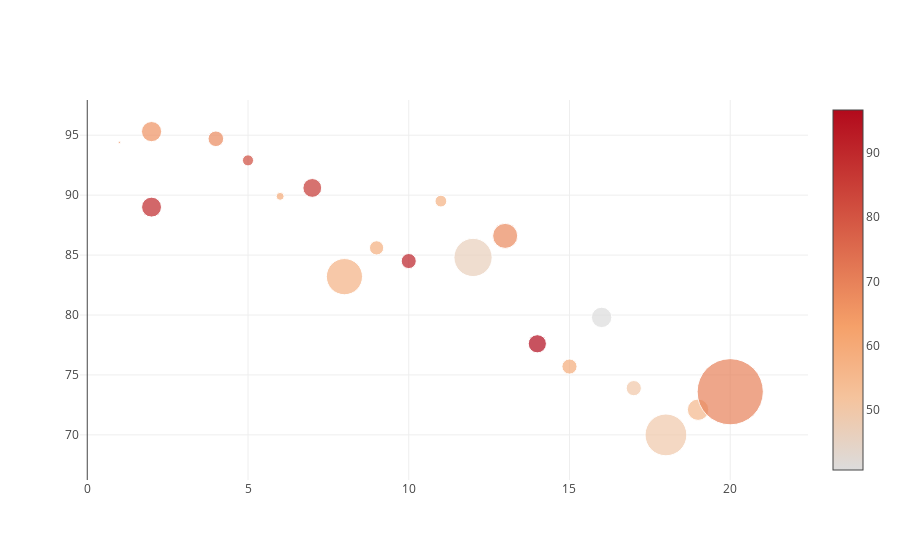

This figure's notebook cell:
### Markdown cell above
<a id="6"></a> <br>
**Bubble Plot**

*University world rank (first 20) vs teaching score with number of students(size) and international score (color) in 2016*

### Code cell
df2014 = timesDatas[timesDatas.year == 2014].iloc[:20,:]
num_students_size  = [float(each.replace(',', '.')) for each in df2014.num_students]
international_color = [float(each) for each in df2014.international]
data = [
    {
        'y': df2014.teaching,
        'x': df2014.world_rank,
        'mode': 'markers',
        'marker': {
            'color': international_color,
            'size': num_students_size,
            'showscale': True
        },
        "text" :  df2014.university_name    
    }
]
iplot(data)

### Figure 1 — Plotly figure (JSON) as saved in the notebook; plotly's stock layout.template omitted (floating-point values rounded to 4 significant figures)
{"data": [{"marker": {"color": [65.8, 66.2, 90.2, 68.0, 82.0, 59.6, 86.7, 57.3, 58.6, 91.8, 57.6, 46.4, 68.0, 96.7, 59.3, 40.6, 50.0, 49.5, 55.6, 70.0], "showscale": true, "size": [2.243, 20.15, 19.92, 15.6, 11.07, 7.929, 18.81, 36.19, 14.22, 15.06, 11.75, 38.21, 25.05, 18.18, 15.13, 20.38, 15.17, 41.79, 21.42, 66.2]}, "mode": "markers", "text": ["California Institute of Technology", "Harvard University", "University of Oxford", "Stanford University", "Massachusetts Institute of Technology", "Princeton University", "University of Cambridge", "University of California, Berkeley", "University of Chicago", "Imperial College London", "Yale University", "University of California, Los Angeles", "Columbia University", "ETH Zurich – Swiss Federal Institute of Technology Zurich", "Johns Hopkins University", "University of Pennsylvania", "Duke University", "University of Michigan", "Cornell University", "University of Toronto"], "type": "scatter", "uid": "f4ba3970-f3e3-44ab-967d-6fb905ca5120", "x": ["1", "2", "2", "4", "5", "6", "7", "8", "9", "10", "11", "12", "13", "14", "15", "16", "17", "18", "19", "20"], "y": [94.4, 95.3, 89.0, 94.7, 92.9, 89.9, 90.6, 83.2, 85.6, 84.5, 89.5, 84.8, 86.6, 77.6, 75.7, 79.8, 73.9, 70.0, 72.1, 73.6]}], "layout": {}}
